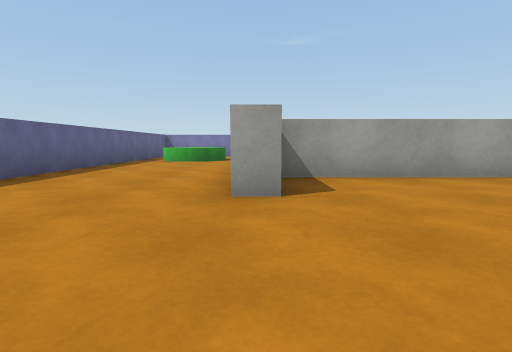
view 1 (above)

16 first-person views from a walk through a Unity game level. The camera is 0.26 m above the floor, tilts 6° down and sees 80° across. The floor is counted in squares, 0.5 m on a side. Each view is taken from the middle of a square. On the plan, view 1 faces up. The plan holds only what a view shows up to about 9 squares ahead; the rest is blank. The player is left out. Surface patterns are stand-ins for the level's own textures.

view 2
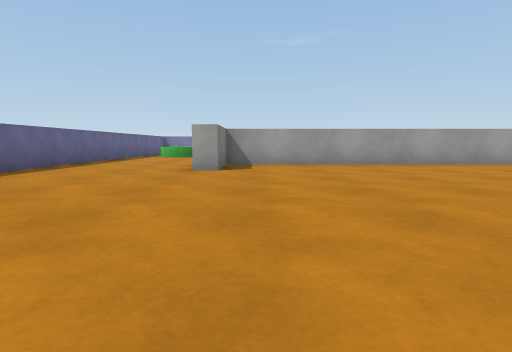

view 3
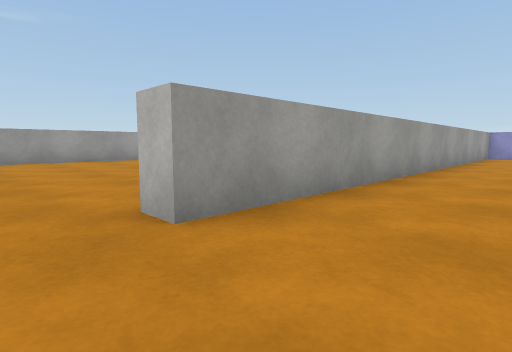

view 4
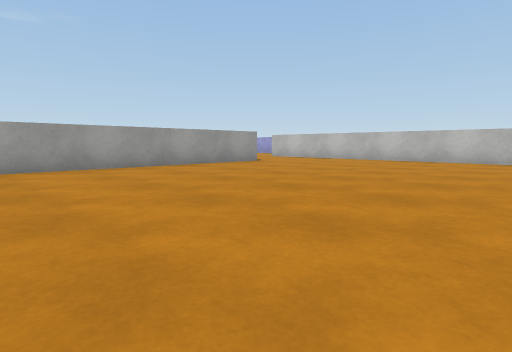

view 5
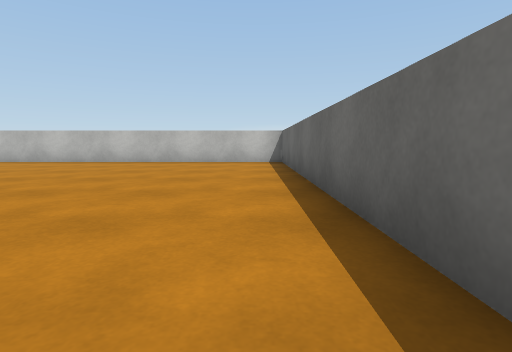

view 6
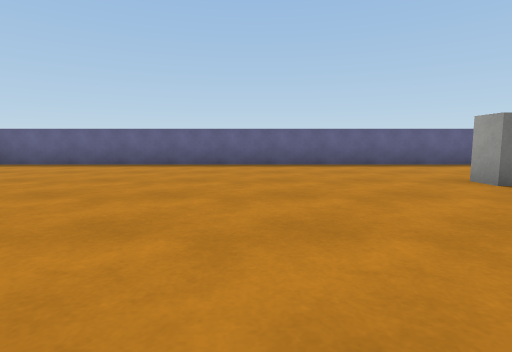

view 7
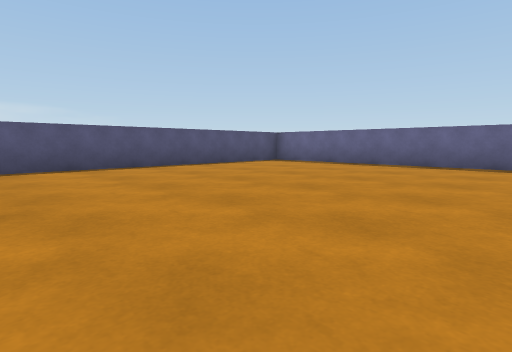

view 8
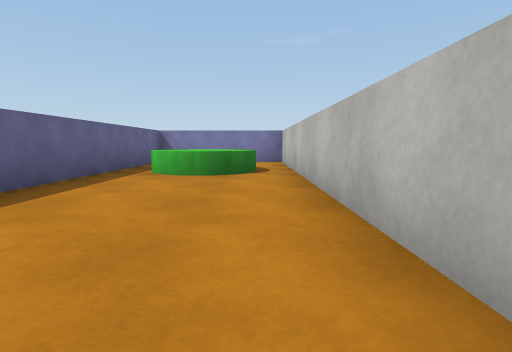

view 9
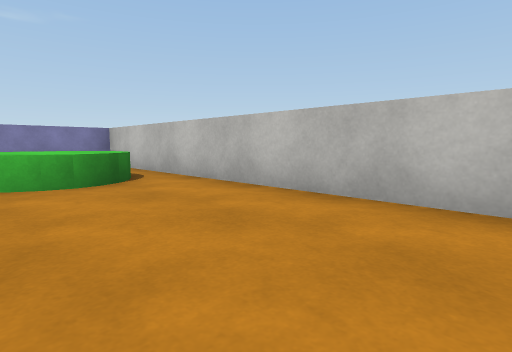

view 10
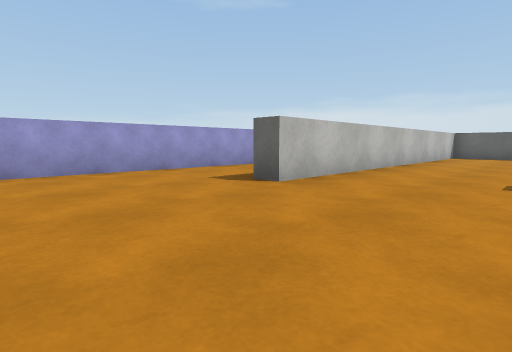

view 11
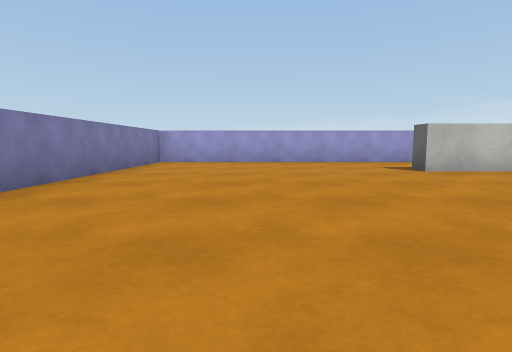

view 12
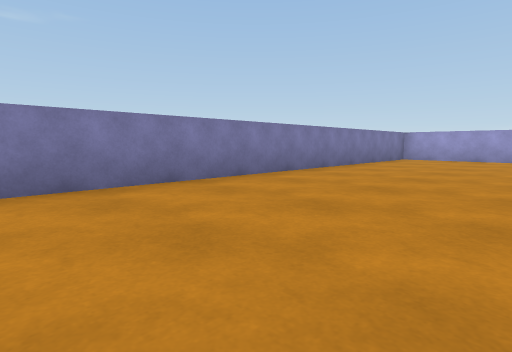

view 13
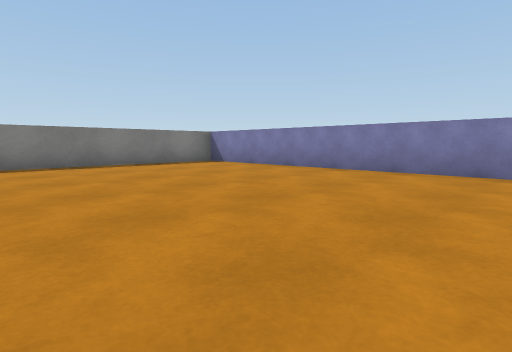

view 14
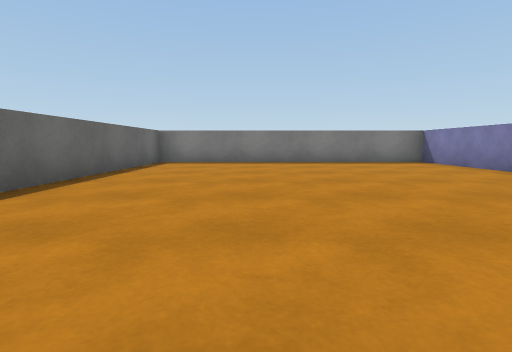

view 15
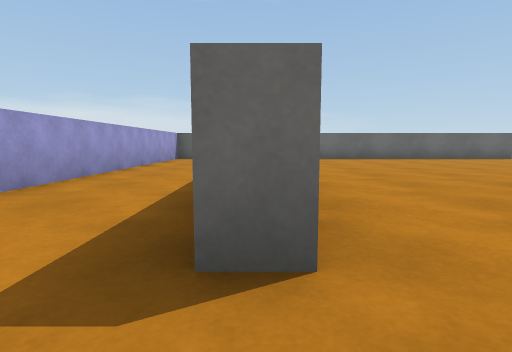

view 16
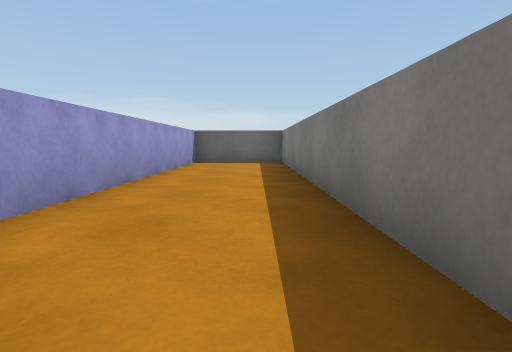

### Floor plan
Points are (right, up) in squares from view 1. A wall is a line through its corners. A room is listed if a view was taken in it or the views show most of it. See-through windows are left out.
Room 1 (views 1, 2, 3, 4, 5, 6, 7, 8, 9, 10, 11, 12, 13, 14, 15, 16)
walls: (9.1, 4.7) (0.3, 4.7) (0.3, 3) (-0.2, 3); (4.8, -2.8) (12.7, -2.8) (12.7, 6.8) (13.2, 6.8); (-0.2, 4.8) (-0.2, 12.7) (-3.7, 12.7) (-3.7, -6.5); (13.2, 5.2) (13.2, -2.5); (13.1, -2.8) (15.7, -2.8) (15.7, 12.7) (0.3, 12.7) (0.3, 5.3) (5.8, 5.3); (14.1, -3.3) (4, -3.3) (4, -2.8); (-2.1, -6.7) (3.5, -6.7)
objects: green cylinder (-3, 9) to (-1, 11)

Positions as (right, up) in squares from view 1, and headings:
1: (0, 0), facing up
2: (1, -3), facing up
3: (3, -5), facing up-right
4: (3, -2), facing up-right
5: (4, -2), facing right
6: (4, 0), facing left
7: (4, 0), facing down-left
8: (-1, 4), facing up
9: (-3, 5), facing up-right
10: (10, 10), facing down-right
11: (7, 10), facing right
12: (5, 9), facing up-right
13: (8, 7), facing up-left
14: (9, 8), facing left
15: (13, 8), facing down
16: (14, 6), facing down
